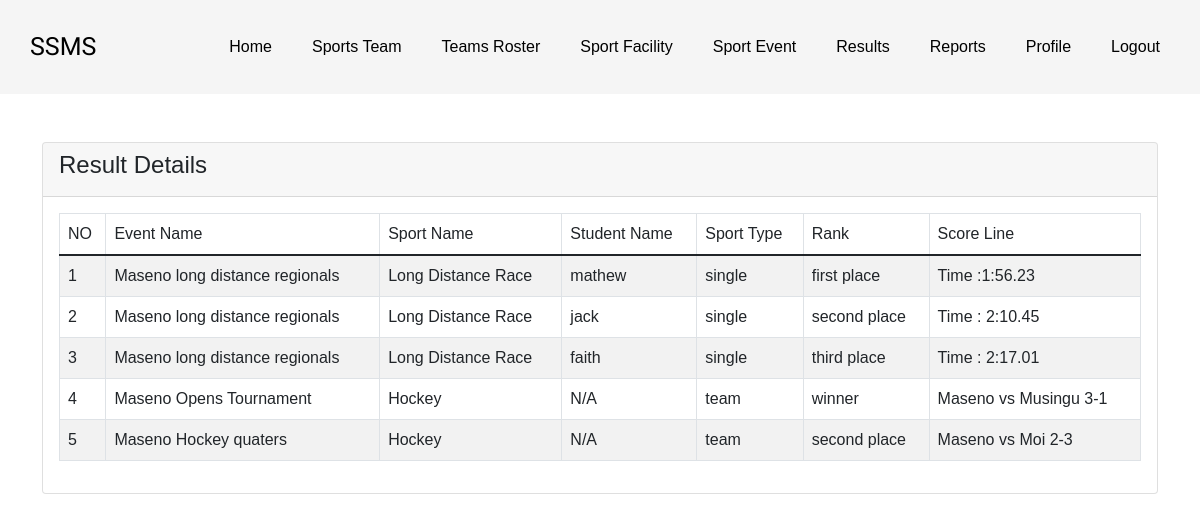
The page /coach/coach_result.php on the database as committed earlier.
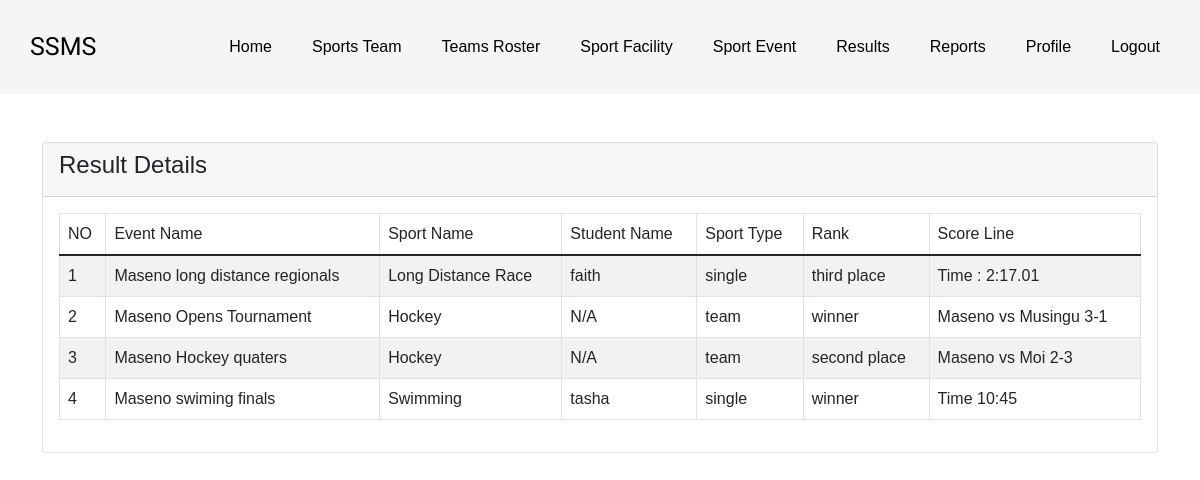
The same page on the database as committed later.
### tables this page shows
CREATE TABLE `results` (
  `id` int(11) NOT NULL,
  `event_id` int(11) NOT NULL,
  `sport_id` int(11) NOT NULL,
  `student_id` int(11) DEFAULT NULL,
  `sport_type` enum('single','double','team') NOT NULL,
  `rank` enum('winner','first place','second place','third place','participated') NOT NULL,
  `score_line` varchar(255) DEFAULT NULL
);

CREATE TABLE `events` (
  `id` int(11) NOT NULL,
  `event_name` varchar(255) NOT NULL,
  `facility_name` int(11) DEFAULT NULL,
  `facility_type` enum('indoor','outdoor') NOT NULL,
  `description` text DEFAULT NULL,
  `start_date` date NOT NULL,
  `end_date` date NOT NULL,
  `event_time` time NOT NULL
);

CREATE TABLE `sports` (
  `id` int(11) NOT NULL,
  `sport_name` varchar(255) NOT NULL,
  `sport_type` enum('single','double','team') NOT NULL,
  `game_type` enum('per_meter','per_quarter','per_half','per_inning','per_set','per_period','per_round') NOT NULL,
  `number_of_players` int(11) NOT NULL,
  `facility_type` enum('indoor','outdoor') NOT NULL
);

CREATE TABLE `users` (
  `id` int(11) NOT NULL,
  `username` varchar(30) NOT NULL,
  `pwd` varchar(255) NOT NULL,
  `email` varchar(100) NOT NULL,
  `created_at` datetime NOT NULL DEFAULT curtime(),
  `role` varchar(50) NOT NULL DEFAULT 'student',
  `age` int(11) DEFAULT NULL,
  `gender` varchar(10) DEFAULT NULL,
  `phone_number` varchar(20) DEFAULT NULL
);

### coach/coach_result.php (the view, shortened to what this page needs)
<?php
require '../includes/dbh.inc.php';
?>
<!doctype html>
<html lang="en">
<head>
    <link href="https://cdn.jsdelivr.net/npm/bootstrap@5.1.3/dist/css/bootstrap.min.css" rel="stylesheet">
</head>
<?php include('../includes/coach_header.inc.php'); ?>
<body>
<div class="container mt-5">
    <div class="row">
        <div class="col-md-12">
            <div class="card">
                <div class="card-header">
                <h4 class="d-flex justify-content-between align-items-center">
                <span>Result Details</span>
                </h4>
                </div>
                <div class="card-body table-responsive">
                    <table class="table table-bordered table-striped">
                        <thead>
                        <tr>
                            <th>NO</th>
                            <th>Event Name</th>
                            <th>Sport Name</th>
                            <th>Student Name</th>
                            <th>Sport Type</th>
                            <th>Rank</th>
                            <th>Score Line</th>
                        </tr>
                        </thead>
                        <tbody>
                        <?php
                        $query = "SELECT r.id, e.event_name, s.sport_name, u.username AS student_name, r.sport_type, r.rank, r.score_line
                        FROM results r
                        JOIN events e ON r.event_id = e.id
                        JOIN sports s ON r.sport_id = s.id
                        LEFT JOIN teams t ON r.student_id = t.student_id
                        LEFT JOIN users u ON t.student_id = u.id";
                        $query_run = $pdo->query($query);
                        if ($query_run->rowCount() > 0) {
                            $count = 0;
                            foreach ($query_run as $result) {
                                $count++;
                                ?>
                                <tr>
                                    <td><?= $count; ?></td>
                                    <td><?= $result['event_name']; ?></td>
                                    <td><?= $result['sport_name']; ?></td>
                                    <td><?= $result['student_name'] ?? 'N/A'; ?></td>
                                    <td><?= $result['sport_type']; ?></td>
                                    <td><?= $result['rank']; ?></td>
                                    <td><?= $result['score_line']; ?></td>
                                </tr>
                                <?php
                            }
                        } else {
                            echo "<tr><td colspan='7'>No Record Found!</td></tr>";
                        }
                        ?>
                        </tbody>
                    </table>
                </div>
            </div>
        </div>
    </div>
</div>
</body>
</html>

Rows that differ between the two databases and show on the page:
removed results: event.event_name "Maseno long distance regionals", sport.sport_name "Long Distance Race", users.username "mathew", sport_type "single", rank "first place", score_line "Time :1:56.23"
removed results: event.event_name "Maseno long distance regionals", sport.sport_name "Long Distance Race", users.username "jack", sport_type "single", rank "second place", score_line "Time : 2:10.45"
added results: event.event_name "Maseno swiming finals", sport.sport_name "Swimming", users.username "tasha", sport_type "single", rank "winner", score_line "Time 10:45"
